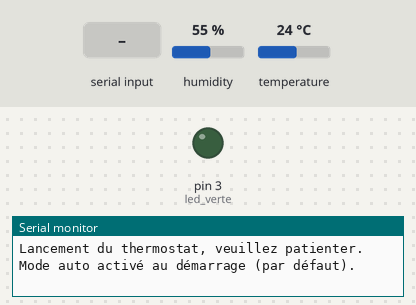
This sketch was run on a simulated Arduino Uno, built with avr-gcc and run on an emulated ATmega328P. Shown: output pins drawn as LEDs (lit = HIGH), the last lines printed to the serial monitor. The inputs (shaded band) are chosen by the test bench; at power-on: humidity 55 %, temperature 24 °C.

Above: at 3.2 s.
3.3 s: humidity set to 69 %
6.0 s: humidity set to 72 %
At 6.7 s:
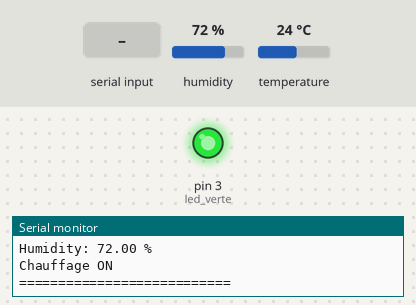
8.7 s: "A" received over the second serial link
11.8 s: "C" received over the second serial link
At 12.5 s:
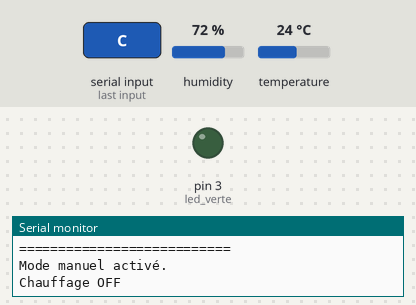
14.5 s: "O" received over the second serial link
At 15.7 s:
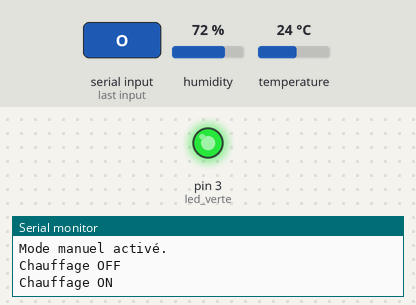
Timing chart, 0 to 17.5 s (numbered marks = the images above; inputs shaded):
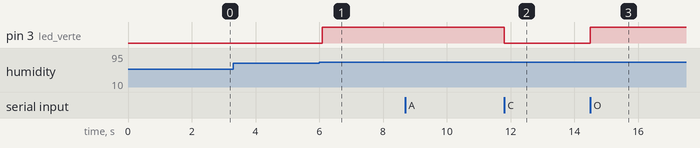

Measured:
- the behaviour switches between 70 and 71 % on humidity (found by bisection; images 0 and 1)
- after the input at 6.0 s, pin 3 (led_verte): LOW → HIGH after 0.10 s
- after the input at 11.8 s, pin 3 (led_verte): HIGH → LOW at once
- after the input at 14.5 s, pin 3 (led_verte): LOW → HIGH at once

The sketch:

BT_AM2302.ino
```cpp
//ajout BT (android) + capteur température/hygrométrie (AM2302) avec LED de seuil

#include "DHT.h"
#define DHTPIN 2     // I/O de data de l'AM2302
#define DHTTYPE DHT22   // DHT 22  (AM2302), AM2321 (relatif au modèle du composant)

#include<SoftwareSerial.h>
#define RX 10
#define TX 11
SoftwareSerial BlueT(RX,TX);

DHT dht(DHTPIN, DHTTYPE);
const int led_verte=3;

int PWM=128;
char Data;

bool mode_auto=true; // par défaut, le chauffage est en mode automatique


void setup() {
  Serial.begin(9600);
  delay(500);
  BlueT.begin(9600);
  delay(500);
  Serial.println("Lancement du thermostat, veuillez patienter.");
  Serial.println("Mode auto activé au démarrage (par défaut).");
  delay(1000); // pour que les message précédents aient le temps d'être lus
  pinMode(led_verte,OUTPUT);
  dht.begin();
}

void loop() {

  if (BlueT.available()){
        Data=BlueT.read();
        if (Data=='A') { //si on envoie A (bouton jaune) à la carte Uno par Bluetooth alors le chauffage change de mode
           if (mode_auto==false){
                Serial.println("Mode auto activé.");
                delay(1000); // pour que le message précédent ait le temps d'être lu
              }
              else{
                Serial.println("Mode manuel activé."); // message d'information à l'attention de l'utilisateur
                delay(1000); // pour que le message précédent ait le temps d'être lu
              }
        mode_auto=!mode_auto;
        }
        else if (Data=='O') { //si on envoie O (bouton vert) à la carte Uno par Bluetooth et que le mode auto est désactivé alors le chauffage s'allume (O pour Open)
            if (mode_auto==false){
              Serial.println("Chauffage ON");
              analogWrite(led_verte, 255); // la LED s'allume
            }
            else{
              Serial.println("Le mode auto est activé. Désactivez-le pour gérer manuellement le chauffage."); // message d'information à l'attention de l'utilisateur
              delay(1000); // pour que le message précédent ait le temps d'être lu
            }
        }
        else if (Data=='C') { //si on envoie C (bouton rouge) à la carte Uno par Bluetooth et que le mode auto est désactivé alors le chauffage s'éteint (C pour Close)
            if (mode_auto==false){
               Serial.println("Chauffage OFF");
               analogWrite(led_verte, 0); // la LED s'éteint
            }
            else{
              Serial.println("Le mode auto est activé. Désactivez-le pour gérer manuellement le chauffage."); // message d'information à l'attention de l'utilisateur
              delay(1000); // pour que le message précédent ait le temps d'être lu
            }
        }
    }

  if (mode_auto==true){  // si le mode auto est activé, alors le module AM2302 prend des mesures et nous les affiche dans le moniteur série.
                         //cela nous permet de déterminer si le chauffage doit s'allumer ou non selon la valeur recueillie

  delay(2000);// il faut attendre quelques instants avant le début des mesures

  Serial.println("===========================");
  Serial.print("Température: ");
  Serial.print(getTemp("c"));
  Serial.println(" *C ");

  Serial.print("Humidity: ");
  Serial.print(getTemp("h"));
  Serial.println(" % ");

  // par rapport au code de la séance précédente, j'ai supprimé les relevés d'indice de chaleur (heat index), de la température en K et en °F qui ne nous intéressent pas

  if(getTemp("h")>70.0){
    digitalWrite(led_verte,HIGH); //on allume la LED
    Serial.println("Chauffage ON");
    }
  else{
    digitalWrite(led_verte,LOW); //on éteint la LED
    Serial.println("Chauffage OFF");
  }
  Serial.println("===========================");
  }
}


float getTemp(String req) // fonction pour mesurer température, hygrométrie et indice de chaleur (heat index)
{

  // Reading temperature or humidity takes about 250 milliseconds!
  // Sensor readings may also be up to 2 seconds 'old' (its a very slow sensor)
  float h = dht.readHumidity();
  // Read temperature as Celsius (the default)
  float t = dht.readTemperature();
  // Read temperature as Fahrenheit (isFahrenheit = true)
  float f = dht.readTemperature(true);

  // Compute heat index in Fahrenheit (the default)
  float hif = dht.computeHeatIndex(f, h);
  // Compute heat index in Celsius (isFahreheit = false)
  float hic = dht.computeHeatIndex(t, h, false);

  // Check if any reads failed and exit early (to try again).
  if (isnan(h) || isnan(t) || isnan(f)) {
    Serial.println("Failed to read from DHT sensor!");
    return;
  }
  // Compute heat index in Kelvin
  float k = t + 273.15;
  if(req =="c"){
    return t;//return Cilsus
  }else if(req =="f"){
    return f;// return Fahrenheit
  }else if(req =="h"){
    return h;// return humidity
  }else if(req =="hif"){
    return hif;// return heat index in Fahrenheit
  }else if(req =="hic"){
    return hic;// return heat index in Cilsus
  }else if(req =="k"){
    return k;// return temperature in Kelvin
  }else{
    return 0.000;// if no request found, retun 0.000
  }

}
```
